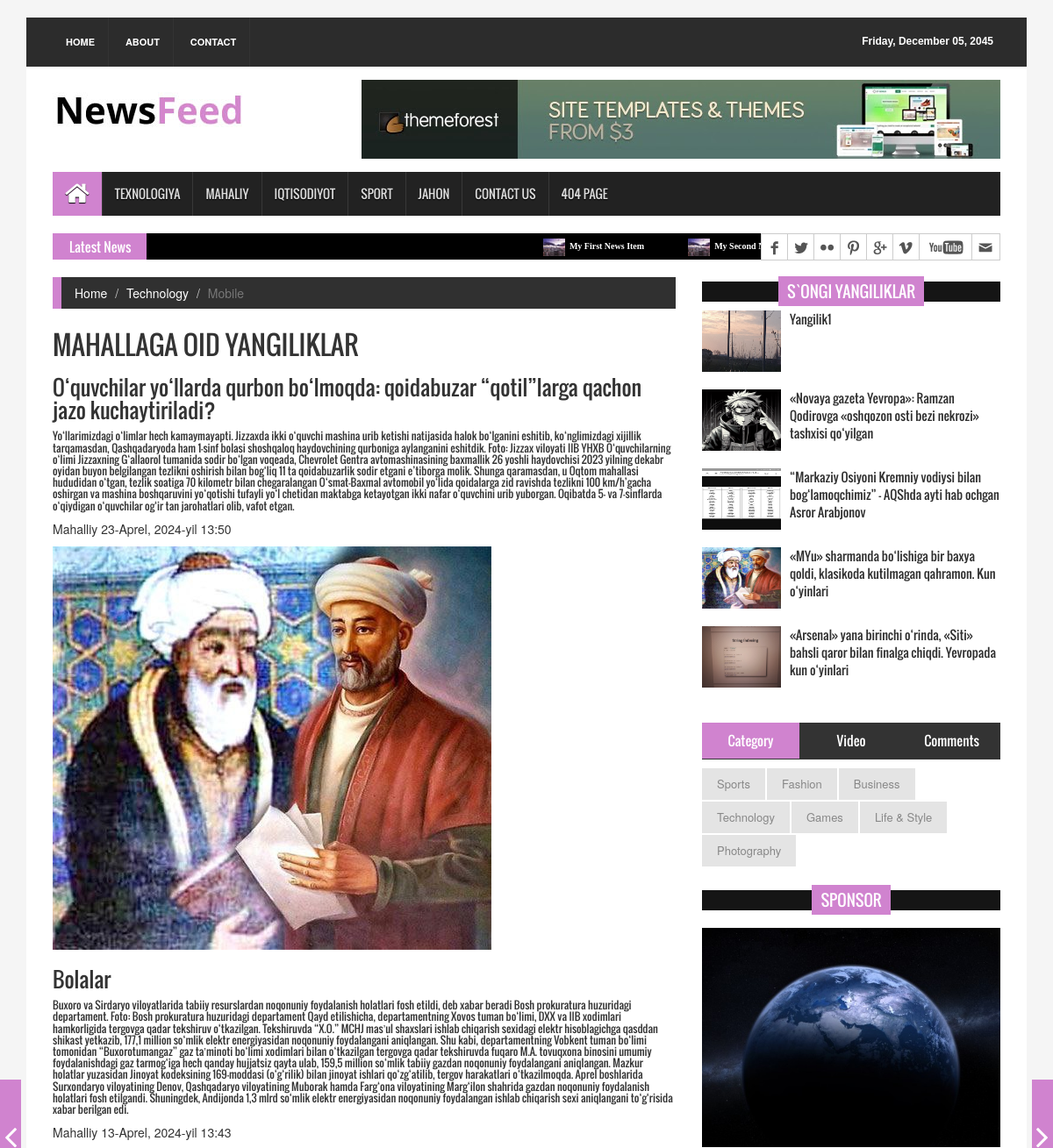
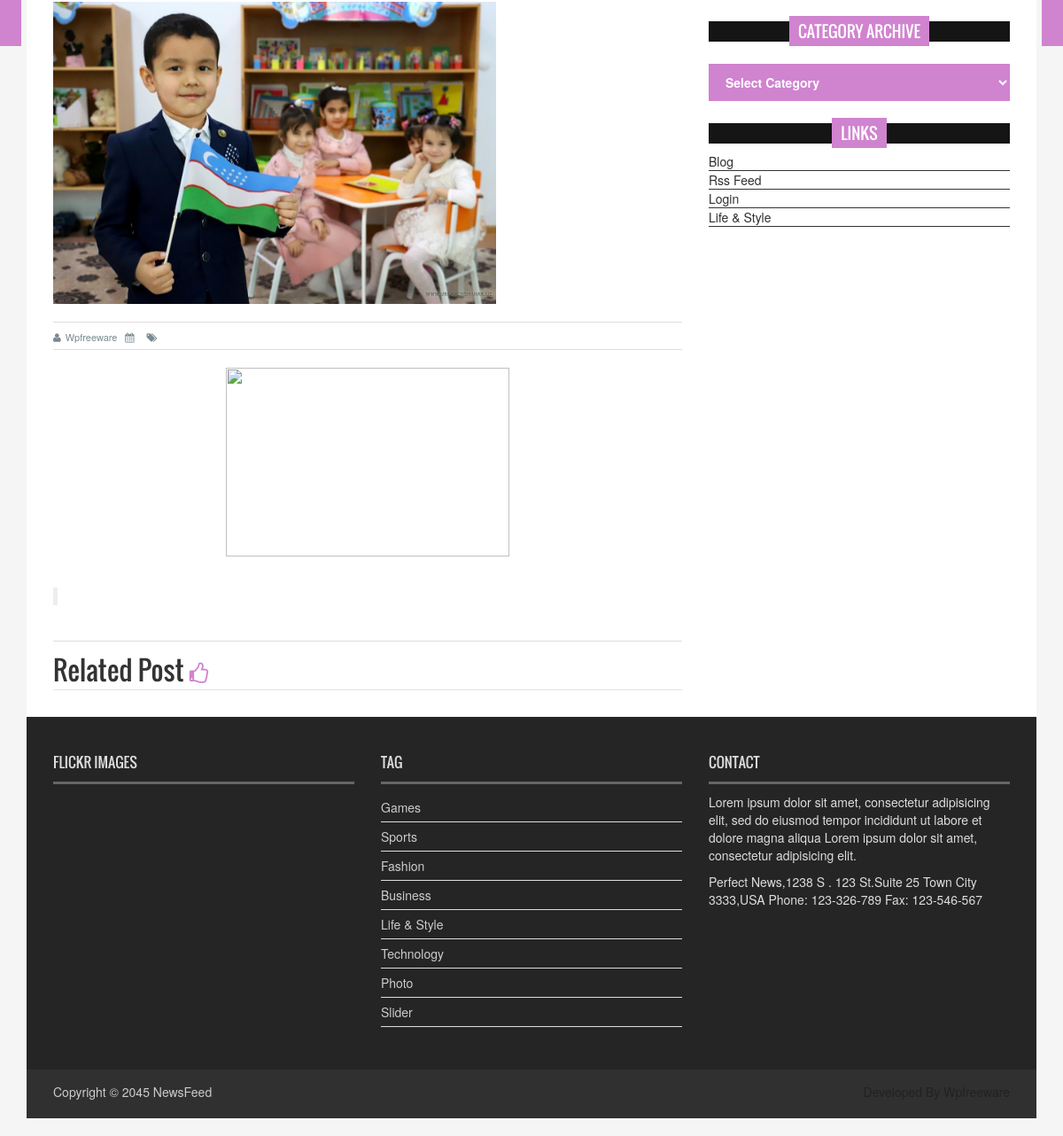
Page /mahhaliy/ on the committed database (2 pictures, top to bottom).
### new_app/models.py (models this page shows, shortened)
class News(models.Model):
    class Status(models.TextChoices):
        Draft = 'DR', "Draft"
        Publish = 'PB', "Published"
    title = models.CharField(max_length=250)
    slug = models.SlugField(max_length=250)
    body = models.TextField()
    image = models.ImageField(upload_to='new/images/')
    category = models.ForeignKey(Category, on_delete=models.CASCADE)
    published_time = models.DateTimeField(auto_now=datetime.timezone.now)
    created_time = models.DateTimeField(auto_now_add=True)
    update_time = models.DateTimeField(auto_now=True)
    status = models.CharField(max_length=2, choices=Status.choices, default=Status.Draft)
    published = PublishManager()
    objects = models.Manager()
    class Meta:
        ordering = ['published_time']

class Category(models.Model):
    nomi = models.CharField(max_length=50)
    def __str__(self):
        return self.nomi

### new_app/views.py (the view)
# urls.py: path('mahhaliy/', mahhal_news_view, name='mahhal_news'),
def mahhal_news_view(request):
    new_list = News.published.filter(category__nomi='Mahalliy')
    latest_news_5 = News.published.all()[:5]
    context = {
        'new_list': new_list,
        'latest_news_5': latest_news_5,
    }
    return render(request, template_name='mahhal.html', context=context)

### new_app/models.py (called while the page is built)
    def get_queryset(self):
        return super().get_queryset().filter(status= News.Status.Publish)

### templates/mahhal.html (shortened to what this page needs)
{% extends 'base.html' %}
{% load static %}
  {% block content %}
  <section id="contentSection">
    <div class="row">
      <div class="col-lg-8 col-md-8 col-sm-8">
        <div class="left_content">
          <div class="single_page">
            <ol class="breadcrumb">
              <li><a href="../index.html">Home</a></li>
              <li><a href="#">Technology</a></li>
              <li class="active">Mobile</li>
            </ol>
            <h1> Mahallaga oid yangiliklar </h1>
            {% for news in new_list %}
              <h3>{{ news.title }}</h3>
              <h6>{{ news.body }}</h6>
              <p>{{ news.category }} {{ news.created_time }}</p>
              <img src="{{ news.image.url }}" style="width:500px">
            {% endfor%}
            <div class="post_commentbox"> <a href="#"><i class="fa fa-user"></i>Wpfreeware</a> <span><i class="fa fa-calendar"></i>{{ news_detail.published_time }}</span> <a href="#"><i class="fa fa-tags"></i>{{ news_detail.category }}</a> </div>
            <div class="single_page_content"> <img class="img-center" src="{{ news_detail.image.url }}" alt="">
              <br>
              <blockquote> {{ news_detail.body | truncatewords:50 }} </blockquote>
            </div>
            <div class="related_post">
              <h2>Related Post <i class="fa fa-thumbs-o-up"></i></h2>
            </div>
          </div>
        </div>
      </div>
      <nav class="nav-slit"> <a class="prev" href="#"> <span class="icon-wrap"><i class="fa fa-angle-left"></i></span>
        </a> <a class="next" href="#"> <span class="icon-wrap"><i class="fa fa-angle-right"></i></span>
        </a> </nav>
      <div class="col-lg-4 col-md-4 col-sm-4">
        <aside class="right_content">
          <div class="single_sidebar">
            <h2><span>S`ongi yangiliklar</span></h2>
            <ul class="spost_nav">
              {% for news in latest_news_5 %}
              <li>
                <div class="media wow fadeInDown"> <a href="single_page.html" class="media-left"> <img alt="" src="{{ news.image.url }}"> </a>
                  <div class="media-body"> <a href="single_page.html" class="catg_title">{{ news.title }}</a> </div>
                </div>
              </li>
              {% endfor %}
            </ul>
          </div>
          <div class="single_sidebar">
            <ul class="nav nav-tabs" role="tablist">
              <li role="presentation" class="active"><a href="#category" aria-controls="home" role="tab" data-toggle="tab">Category</a></li>
              <li role="presentation"><a href="#video" aria-controls="profile" role="tab" data-toggle="tab">Video</a></li>
              <li role="presentation"><a href="#comments" aria-controls="messages" role="tab" data-toggle="tab">Comments</a></li>
            </ul>
            <div class="tab-content">
              <div role="tabpanel" class="tab-pane active" id="category">
                <ul>
                  <li class="cat-item"><a href="#">Sports</a></li>
                  <li class="cat-item"><a href="#">Fashion</a></li>
                  <li class="cat-item"><a href="#">Business</a></li>
                  <li class="cat-item"><a href="#">Technology</a></li>
                  <li class="cat-item"><a href="#">Games</a></li>
                  <li class="cat-item"><a href="#">Life &amp; Style</a></li>
                  <li class="cat-item"><a href="#">Photography</a></li>
                </ul>
              </div>
            </div>
          </div>
          <div class="single_sidebar wow fadeInDown">
            <h2><span>Sponsor</span></h2>
            <a class="sideAdd" href="#"><img src="{% static 'images/add_img.jpg' %}" alt=""></a> </div>
          <div class="single_sidebar wow fadeInDown">
            <h2><span>Category Archive</span></h2>
            <select class="catgArchive">
              <option>Select Category</option>
            </select>
          </div>
          <div class="single_sidebar wow fadeInDown">
            <h2><span>Links</span></h2>
            <ul>
              <li><a href="#">Blog</a></li>
              <li><a href="#">Rss Feed</a></li>
              <li><a href="#">Login</a></li>
              <li><a href="#">Life &amp; Style</a></li>
            </ul>
          </div>
        </aside>
      </div>
    </div>
  </section>
  {% endblock content %}

### static/css/theme.css (style rules this page uses)
.single_sidebar > h2 span { background:none repeat scroll 0 0 #d083cf }
.nav-tabs > li.active > a, .nav-tabs > li.active > a:hover, .nav-tabs > li.active > a:focus { background-color:#d083cf }
.breadcrumb { border-left:10px solid #d083cf }
.nav-slit .icon-wrap { background-color:#d083cf }
.catgArchive { background-color:#d083cf }
.related_post > h2 i { color:#d083cf }

### static/css/style.css (style rules this page uses)
body { background:#f5f5f5 }
ul { padding:0; margin:0; list-style:none }
a { text-decoration:none; color:#2f2f2f }
h1, h2, h3, h4, h5, h6 { font-family:'Oswald',sans-serif }
h2 { line-height:23px }
img { border:none }
.img-center { display:block; margin-left:auto; margin-right:auto; text-align:center }
#contentSection { float:left; display:inline; width:100%; background-color:#fff; padding:0 30px }
.left_content { float:left; display:inline; width:100% }
.right_content { float:left; display:inline; width:100%; min-height:300px }
.spost_nav li { float:left; display:block; width:100%; margin-bottom:10px }
.spost_nav .media-left { width:100px; height:80px }
.media-left > img { height:70px; width:90px }
.spost_nav .media-body > a { font-family:"Oswald",sans-serif }
.single_sidebar { float:left; display:inline; width:100%; margin-bottom:20px }
.single_sidebar > h2 { background:none repeat scroll 0 0 #151515; color:#fff; font-family:"Oswald",sans-serif; font-size:18px; font-weight:400; margin-bottom:10px; margin-left:0; margin-top:5px; padding:0; position:relative; text-align:center; text-transform:uppercase }
.single_sidebar > h2 span { padding:4px 10px }
.cat-item a { background:none repeat scroll 0 0 #e4e4e4; color:#888; display:block; float:left; border-bottom:none !important; font-size:13px; line-height:12px; margin:0 2px 2px 0; padding:12px 17px; -webkit-transition:all 0.5s; -mz-transition:all 0.5s; -ms-transition:all 0.5s; -o-transition:all 0.5s; transition:all 0.5s }
.tab-content { margin-top:10px }
.nav-tabs { background:none repeat scroll 0 0 #333; border-bottom:none }
.nav-tabs > li { margin-bottom:0 }
.nav-tabs > li > a { margin-right:0; color:#fff; font-size:15px; border-radius:0; border:none; font-family:"Oswald",sans-serif; -webkit-transition:all 0.5s; -mz-transition:all 0.5s; -ms-transition:all 0.5s; -o-transition:all 0.5s; transition:all 0.5s }
.nav-tabs > li.active > a, .nav-tabs > li.active > a:hover, .nav-tabs > li.active > a:focus { border-width:0; border-color:#ddd #ddd transparent; color:#fff }
.sideAdd { display:block; float:left; height:250px; width:100%; margin-top:10px }
.sideAdd > img { width:100%; height:100% }
.single_sidebar ul li a { border-bottom:1px solid #333; display:block }
.single_sidebar .spost_nav li a { border-bottom:none; float:left }
.catgArchive { border:medium none; color:#fff; display:inline; float:left; font-weight:bold; padding:10px 15px; width:100%; margin-top:15px }
.catgArchive option { background-color:#fff; font-weight:normal; padding:5px; color:#d083cf }
.nav-tabs > li { display:inline-block; float:none; width:32.55% }
.nav-tabs { text-align:center }
.single_page { float:left; display:inline; width:100% }
.single_page > h1 { color:#333; font-family:Oswald,arial,Georgia,serif; font-size:30px; line-height:1.4em; margin:10px 0 -10px; padding:0 0 4px; text-transform:uppercase }
.post_commentbox { display:inline; float:left; width:100%; border-top:1px solid #ddd; border-bottom:1px solid #ddd; margin-top:20px; padding:5px 0px }
.post_commentbox a, .post_commentbox span { color:#798992; font-size:11px; margin-right:5px }
.post_commentbox a > i, .post_commentbox span > i { margin-right:5px }
.breadcrumb { background-color:#303030; border-radius:0 }
.breadcrumb li a { color:#fff }
.single_page_content { display:inline; float:left; padding-top:20px; width:100%; border-bottom:1px solid #ddd; padding-bottom:20px }
.single_page_content > img { max-width:100%; width:320px; height:213px; margin-bottom:15px }
.related_post { display:inline; float:left; margin-top:0; width:100%; margin-bottom:20px }
.related_post > h2 { border-bottom:1px solid #e3e3e3; padding-bottom:5px }
.related_post > h2 i { font-size:25px }
.nav-slit a { position:fixed; top:50%; display:block; outline:none; text-align:left; z-index:1000; -webkit-transform:translateY(-50%); transform:translateY(-50%) }
.nav-slit a.prev { left:0 }
.nav-slit a.next { right:0 }
.nav-slit .icon-wrap { position:relative; display:block; padding:45px 5px }
.nav-slit .icon-wrap i { color:#fff; font-size:40px; display:inline-block }

### rows in the picture
News: title "O‘quvchilar yo‘llarda qurbon bo‘lmoqda: qoidabuzar “qotil”larga qachon jazo kuchaytiriladi?", body "Yo‘llarimizdagi o‘limlar hech kamaymayapti. Jizzaxda ikki o‘quvchi mashina urib ketishi natijasida halok bo‘lganini eshitib, ko‘nglimizdagi xijillik tarqamasdan, Qashqadaryoda ham 1-sinf bolasi shoshqaloq haydovchining qurboniga aylanganini eshitdik. Foto: Jizzax viloyati IIB YHXB O‘quvchilarning o‘limi Jizzaxning G‘allaorol tumanida sodir bo‘lgan voqeada, Chevrolet Gentra avtomashinasining baxmallik 26 yoshli haydovchisi 2023 yilning dekabr oyidan buyon belgilangan tezlikni oshirish bilan bog‘liq 11 ta qoidabuzarlik sodir etgani e’tiborga molik. Shunga qaramasdan, u Oqtom mahallasi hududidan o‘tgan, tezlik soatiga 70 kilometr bilan chegaralangan O‘smat-Baxmal avtomobil yo‘lida qoidalarga…", category "Mahalliy", created_time "23-Aprel, 2024-yil 13:50", image (picture)
News: title "Bolalar", body "Buxoro va Sirdaryo viloyatlarida tabiiy resurslardan noqonuniy foydalanish holatlari fosh etildi, deb xabar beradi Bosh prokuratura huzuridagi departament. Foto: Bosh prokuratura huzuridagi departament Qayd etilishicha, departamentning Xovos tuman bo‘limi, DXX va IIB xodimlari hamkorligida tergovga qadar tekshiruv o‘tkazilgan. Tekshiruvda “X.O.” MCHJ masʼul shaxslari ishlab chiqarish sexidagi elektr hisoblagichga qasddan shikast yetkazib, 177,1 million so‘mlik elektr energiyasidan noqonuniy foydalangani aniqlangan. Shu kabi, departamentning Vobkent tuman bo‘limi tomonidan “Buxorotumangaz” gaz taʼminoti bo‘limi xodimlari bilan o‘tkazilgan tergovga qadar tekshiruvda fuqaro M.A. tovuqxona…", category "Mahalliy", created_time "13-Aprel, 2024-yil 13:43", image (picture)
News: image (picture), title "Yangilik1"
News: image (picture), title "«Novaya gazeta Yevropa»: Ramzan Qodirovga «oshqozon osti bezi nekrozi» tashxisi qo‘yilgan"
News: image (picture), title "“Markaziy Osiyoni Kremniy vodiysi bilan bog‘lamoqchimiz” - AQShda ayti hab ochgan Asror Arabjonov"
News: image (picture), title "«MYu» sharmanda bo‘lishiga bir baxya qoldi, klasikoda kutilmagan qahramon. Kun o‘yinlari"
News: image (picture), title "«Arsenal» yana birinchi o‘rinda, «Siti» bahsli qaror bilan finalga chiqdi. Yevropada kun o‘yinlari"
